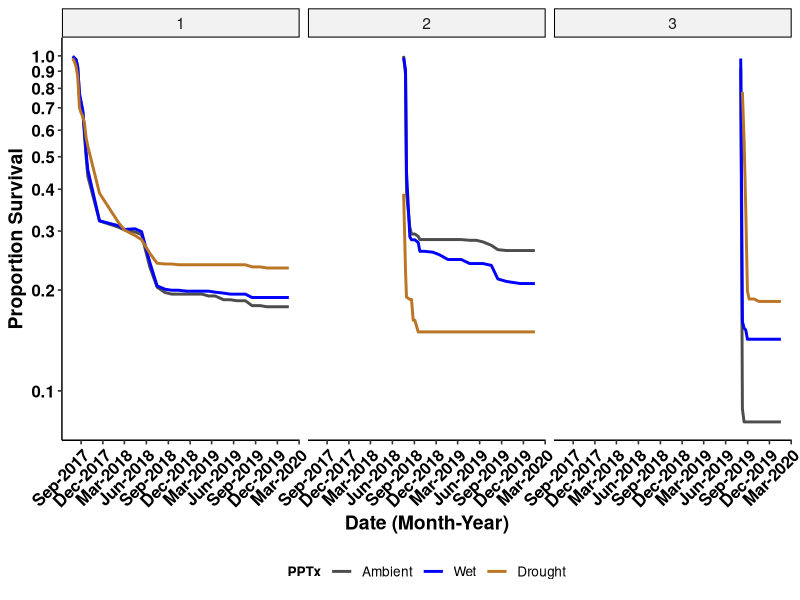
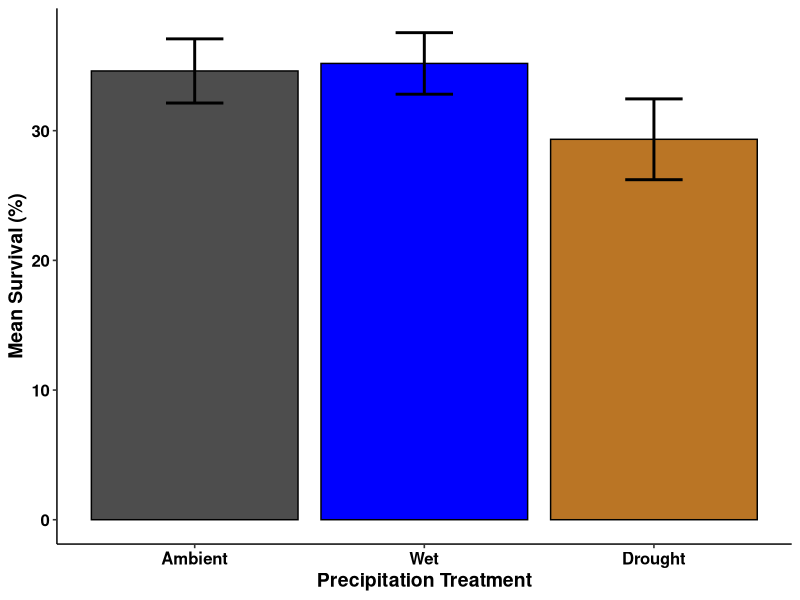
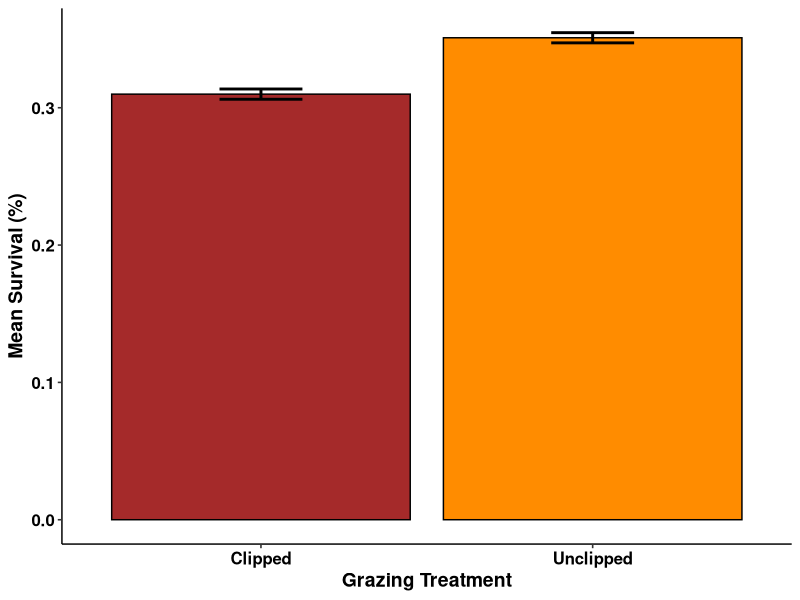
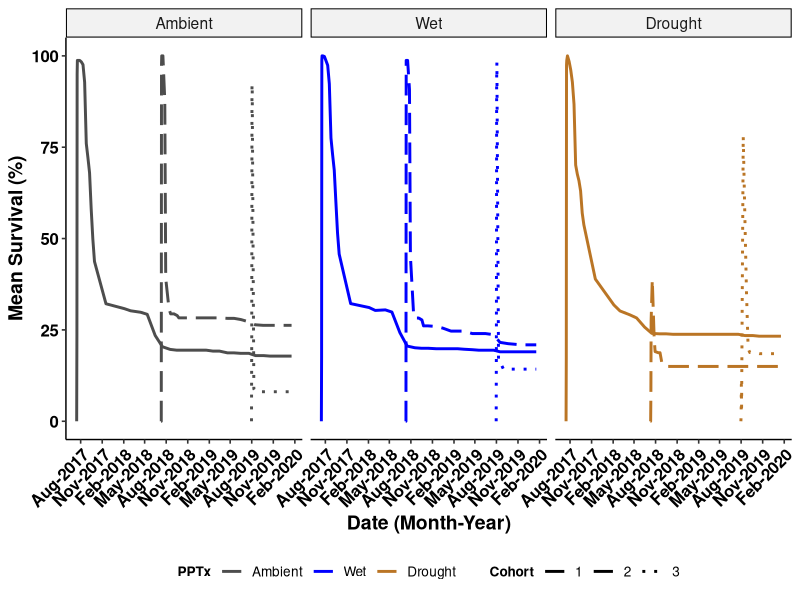
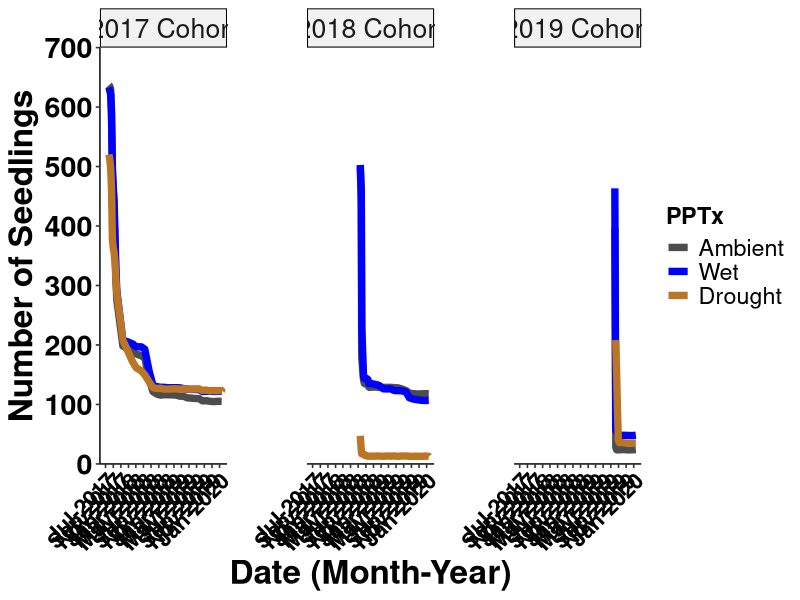
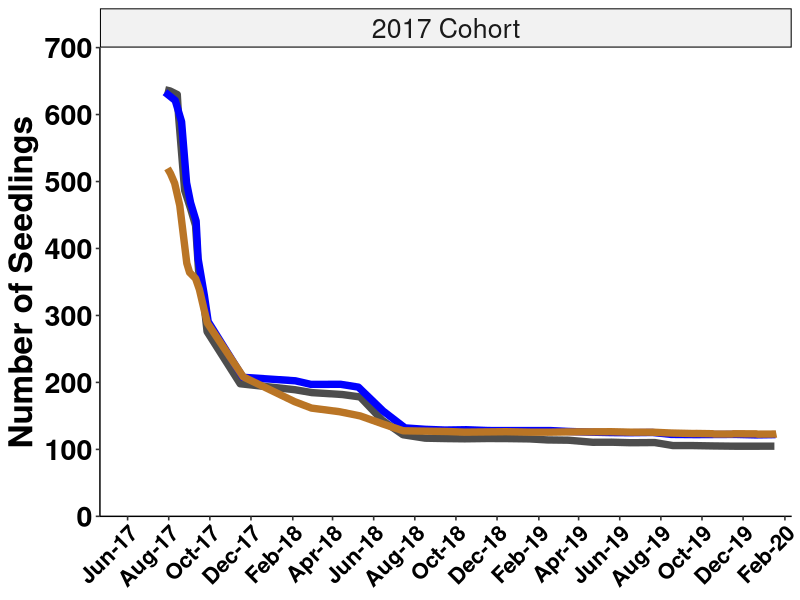
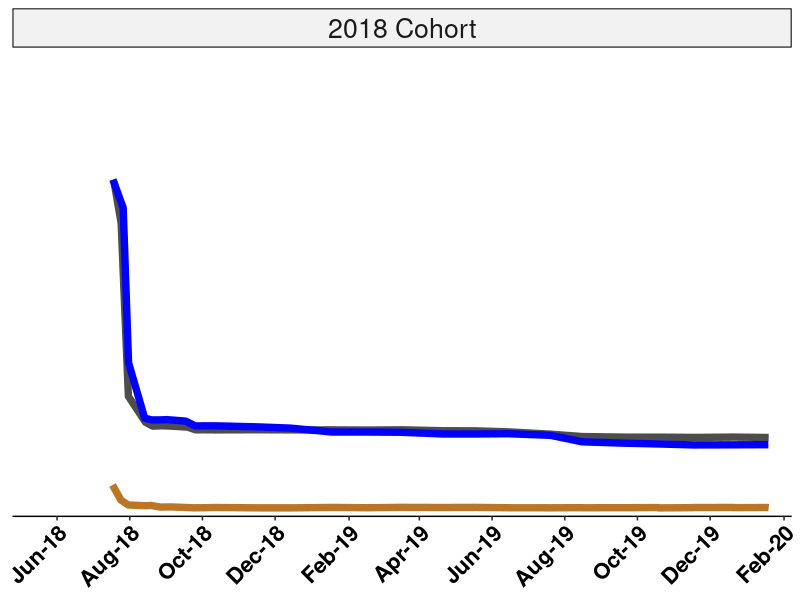
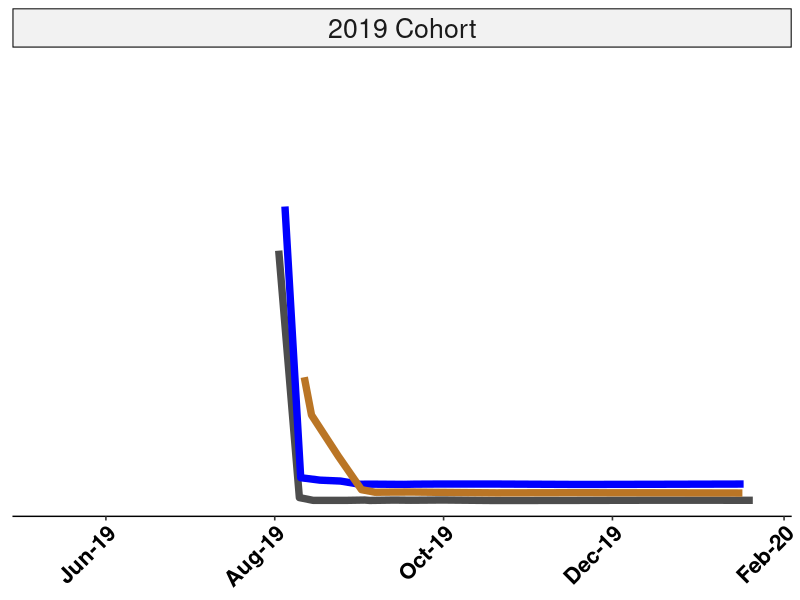

Write the R code that produced these figures, in order. (Note: this script raises an error after producing the figures.)
# USDA Rainout - Santa Rita Experimental Range
# Data visualizations-main
# Austin Rutherford
# email:arutherford@email.arizona.edu
# 2021-03-29

# Load packages
library(tidyverse)
library(forcats)
library(vroom)
library(ggpubr)
library(glmmTMB)
library(dplyr)

### Read in clean seedlings data with model outputs from "srer_rainout_stats_summarize"
seedlings_obs <- vroom("Data/seedlings_obs.csv",
                   col_types = c(.default = "f",
                                 ObsID = "i",
                                 date = "D",
                                 survival = "i",
                                 died = "i",
                                 tot_germination = "i",
                                 herb_lived = "i",
                                 herb_died = "i",
                                 tot_herbivory = "i",
                                 granivory = "i",
                                 res_surv = "d",
                                 sim_surv = "d",
                                 sim_fit_surv = "d",
                                 pred_surv = "d"))
str(seedlings_obs)
glimpse(seedlings_obs)

# create data set for raw survival data
tot_surv <- seedlings_obs %>% 
  mutate(surv_perc = ((survival/tot_germination))) %>% 
  mutate(surv_perc = replace_na(surv_perc, 0)) %>% 
  group_by(precip, cohort, date) %>% 
  summarise(mean_surv = mean(surv_perc),
            count_surv = sum(survival),
            sd_surv = sd(surv_perc),
            counts = n(),
            se_surv = (sd_surv/sqrt(counts))) %>%
  mutate(upper = mean_surv + se_surv,
         lower = mean_surv - se_surv,
         date = as.Date(date))

summary(tot_surv)

# survivorship curve, remove the lead up
surv_small_1 <- tot_surv %>% 
  filter(cohort == 1) %>% 
  filter(date > "2017-07-21")

surv_small_2 <- tot_surv %>% 
  filter(cohort == 2) %>% 
  filter(date >= "2018-07-18")

surv_small_3 <- tot_surv %>% 
  filter(cohort == 3 & precip != "RO") %>% # to start with all max values, need to cut one more date from RO..delayed germ
  filter(date >= "2019-08-03")

surv_small_drought <- tot_surv %>% 
  filter(precip == "RO" & date >= "2019-08-10")

surv_small_all <- rbind(surv_small_1, surv_small_2, surv_small_3, surv_small_drought) %>% 
  mutate(date = as.Date(date))


line_surv_curv <- surv_small_all %>% 
  mutate(precip = recode_factor(precip,
                                "Control" = "Ambient",
                                "IR" = "Wet",
                                "RO" = "Drought")) %>% 
  ggplot(aes(x = date, y = mean_surv, group = precip, color = precip)) + 
  scale_color_manual(values = c("grey30", "blue1", "#ba7525")) +
  scale_x_date(date_labels = "%b-%Y", date_breaks = "3 months") +
  geom_line(aes(), stat = "identity", size = 1) + 
  scale_fill_manual(values = c("grey30","blue1", "red1")) +
  scale_y_log10(breaks = seq(0, 1, 0.10))+
  labs(y = "Proportion Survival",
       x = "Date (Month-Year)",
       color = "PPTx") +
  facet_wrap(~cohort, ncol = 3, nrow = 1) +
  theme_pubr(legend = "bottom", x.text.angle = 45) +
  labs_pubr()

line_surv_curv

# bar fig of survival
bar_surv_fig <- tot_surv %>%
  group_by(precip) %>% 
  summarise(mean_precip_per = (100*mean(mean_surv)),
            mean_se_per = (100*mean(se_surv))) %>%
  mutate(upper = mean_precip_per + mean_se_per,
         lower = mean_precip_per - mean_se_per) %>%
  mutate(precip = recode_factor(precip,
                                      "Control" = "Ambient",
                                      "IR" = "Wet",
                                       "RO" = "Drought", .ordered = TRUE)) %>% 
  ggplot(mapping = aes(x = precip, y = mean_precip_per, fill = precip)) +
  geom_bar(stat="identity", color = "black", position=position_dodge()) +
  geom_errorbar(aes(ymin = lower, ymax = upper), width = 0.25, position = position_dodge(), size = 1) +
  scale_fill_manual(values = c("grey30","blue1","#ba7525")) +
  scale_x_discrete(labels = c("Ambient","Wet", "Drought")) +
  labs(y = "Mean Survival (%)",
       x = "Precipitation Treatment") +
  theme_pubr(legend = "none") +
  labs_pubr()

bar_surv_fig

ggsave(filename = "Figures_Tables/bar_mean_surv.tiff",
       plot = bar_surv_fig,
       dpi = 800,
       width = 22,
       height = 12,
       units = "in",
       compression = "lzw")

# create data set for clip
tot_surv_c <- seedlings_obs %>% 
  mutate(surv_perc = ((survival/tot_germination))) %>% 
  mutate(surv_perc = replace_na(surv_perc, 0)) %>% 
  group_by(clip) %>% 
  summarise(mean_surv = mean(surv_perc),
            count_surv = sum(surv_perc),
            sd_surv = sd(surv_perc),
            counts = n(),
            se_surv = (sd_surv/sqrt(counts))) %>%
  mutate(upper = mean_surv + se_surv,
         lower = mean_surv - se_surv)

bar_cliponly_fig <- tot_surv_c %>%
  ggplot(mapping = aes(x = clip, y = mean_surv, fill = clip)) +
  geom_bar(stat="identity", color = "black", position=position_dodge()) +
  geom_errorbar(aes(ymin = lower, ymax = upper), width = 0.25, position = position_dodge(), size = 1) +
  scale_fill_manual(values = c("brown","darkorange")) +
  scale_x_discrete(labels = c("Clipped","Unclipped")) +
  labs(y = "Mean Survival (%)",
       x = "Grazing Treatment") +
  theme_pubr(legend = "none") +
  labs_pubr()

bar_cliponly_fig

ggsave(filename = "Figures_Tables/bar_cliponly_surv.tiff",
       plot = bar_cliponly_fig,
       dpi = 800,
       width = 22,
       height = 12,
       units = "in",
       compression = "lzw")

# plot survival over time, all dates
line_mean_surv <- tot_surv %>% 
  mutate(precip = recode_factor(precip,
                                "Control" = "Ambient",
                                "IR" = "Wet",
                                "RO" = "Drought", .ordered = TRUE)) %>% 
  ggplot(aes(x = date, y = 100*mean_surv, group = cohort, color = precip)) + 
  scale_color_manual(values = c("grey30", "blue1", "#ba7525")) +
  #scale_y_continuous(breaks = seq(0, 120, 10), expand = c(0.02,0)) +
  scale_x_date(date_labels = "%b-%Y", date_breaks = "3 months") +
  geom_line(aes(linetype = cohort), stat = "identity", size = 1) + 
  scale_linetype_manual(values=c("solid","longdash", "dotted")) +
  scale_fill_manual(values = c("grey30","blue1", "red1")) +
  ylim(0, 100) +
  labs(y = "Mean Survival (%)",
       x = "Date (Month-Year)",
       color = "PPTx",
       linetype = "Cohort") +
  facet_wrap(~precip, ncol = 3, nrow = 1) +
  theme_pubr(legend = "bottom", x.text.angle = 45) +
  labs_pubr()

line_mean_surv

ggsave(filename = "Figures_Tables/seedlings/line_mean_surv.tiff",
       plot = line_mean_surv,
       dpi = 800,
       width = 22,
       height = 12,
       units = "in",
       compression = "lzw")


# remove the lead up survival to start max for each cohort (following Archer suggestions)
surv_small_1 <- tot_surv %>% 
  filter(cohort == 1) %>% 
  filter(date > "2017-07-21")

surv_small_2 <- tot_surv %>% 
  filter(cohort == 2) %>% 
  filter(date >= "2018-07-18")

surv_small_3 <- tot_surv %>% 
  filter(cohort == 3 & precip != "RO") %>% # to start with all max values, need to cut one more date from RO..delayed germ
  filter(date >= "2019-08-03")

surv_small_drought <- tot_surv %>% 
  filter(precip == "RO" & date >= "2019-08-10")

surv_small_all <- rbind(surv_small_1, surv_small_2, surv_small_3, surv_small_drought) %>% 
  mutate(date = as.Date(date))

range <-  c(as.Date("2017-06-15"), as.Date("2020-02-01"))

line_mean_surv_archer <- surv_small_all %>% 
  mutate(precip = recode_factor(precip,
                                "Control" = "Ambient",
                                "IR" = "Wet",
                                "RO" = "Drought", .ordered = TRUE)) %>%
  mutate(cohort = recode_factor(cohort,
                                "1" = "2017 Cohort",
                                "2" = "2018 Cohort",
                                "3" = "2019 Cohort")) %>%
  ggplot(aes(x = date, y = count_surv, group = precip, color = precip)) + 
  scale_color_manual(values = c("grey30", "blue1", "#ba7525")) +
  scale_y_continuous(limits = c(0,700), breaks = seq(0, 700, 100), expand = c(0,0)) +
  scale_x_date(date_labels = "%b-%Y", date_breaks = "2.5 months", expand = c(0.03,0.03), limits = range) +
  geom_line(aes(), stat = "identity", size = 2.5, position = "jitter") + 
  #scale_linetype_manual(values=c("solid","longdash", "dotted")) +
  scale_fill_manual(values = c("grey30","blue1", "red1")) +
  #ylim(0, 700) +
  labs(y = "Number of Seedlings",
       x = "Date (Month-Year)",
       color = "PPTx") +
  facet_wrap(~cohort, ncol = 3, nrow = 1, scales = "free_x") +
  theme_pubr(legend = "right", x.text.angle = 45) +
  theme(panel.spacing.x = unit(4, "lines")) +
  labs_pubr(base_size = 24)+
  theme(axis.text.x=element_text(size=16))

line_mean_surv_archer

ggsave(filename = "Figures_Tables/seedlings/line_mean_surv_archer.tiff",
       plot = line_mean_surv_archer,
       dpi = 800,
       width = 22,
       height = 12,
       units = "in",
       compression = "lzw")

# create a separate plot for each cohort, then combine to set date ranges/scales
# for each cohort 

surv_1 <- surv_small_all %>% filter(cohort == "1")

surv_2 <- surv_small_all %>% filter(cohort == "2")

surv_3 <- surv_small_all %>% filter(cohort == "3")

range1 <-  c(as.Date("2017-05-01"), as.Date("2020-02-01"))

line_mean_surv_archer_1 <- surv_1 %>% 
  mutate(precip = recode_factor(precip,
                                "Control" = "Ambient",
                                "IR" = "Wet",
                                "RO" = "Drought", .ordered = TRUE)) %>%
  mutate(cohort = recode_factor(cohort,
                                "1" = "2017 Cohort")) %>%
  ggplot(aes(x = date, y = count_surv, group = precip, color = precip)) + 
  scale_color_manual(values = c("grey30", "blue1", "#ba7525")) +
  scale_y_continuous(limits = c(0,700), breaks = seq(0, 700, 100), expand = c(0,0)) +
  scale_x_date(date_labels = "%b-%y", date_breaks = "2.75 months", expand = c(0.01, 0), limits = range1) +
  geom_line(aes(), stat = "identity", size = 2.5, position = "jitter") + 
  scale_fill_manual(values = c("grey30","blue1", "red1")) +
  labs(y = "Number of Seedlings",
       x = NULL,
       color = "PPTx") +
  facet_wrap(~cohort) +
  theme_pubr(legend = "none", x.text.angle = 45) +
  #theme(plot.margin =  unit(c(0,1,0,0),"inches")) +
  labs_pubr(base_size = 24)+
  theme(axis.text.x=element_text(size=16))

line_mean_surv_archer_1

range2 <-  c(as.Date("2018-05-01"), as.Date("2020-02-01"))

line_mean_surv_archer_2 <- surv_2 %>% 
  mutate(precip = recode_factor(precip,
                                "Control" = "Ambient",
                                "IR" = "Wet",
                                "RO" = "Drought", .ordered = TRUE)) %>%
  mutate(cohort = recode_factor(cohort,
                                "2" = "2018 Cohort")) %>%
  ggplot(aes(x = date, y = count_surv, group = precip, color = precip)) + 
  scale_color_manual(values = c("grey30", "blue1", "#ba7525")) +
  scale_y_continuous(limits = c(0,700), breaks = seq(0, 700, 100), expand = c(0,0)) +
  scale_x_date(date_labels = "%b-%y", date_breaks = "2.75 months", expand = c(0.01,0), limits = range2) +
  geom_line(aes(), stat = "identity", size = 2.5, position = "jitter") + 
  scale_fill_manual(values = c("grey30","blue1", "red1")) +
  labs(y = NULL,
       x = NULL,
       color = "PPTx") +
  facet_wrap(~cohort) +
  theme_pubr(legend = "none", x.text.angle = 45) +
  #theme(plot.margin =  unit(c(0,1,0,0),"inches")) +
  labs_pubr(base_size = 24)+
  theme(axis.text.x=element_text(size=16),
        axis.text.y = element_blank(),
        axis.ticks.y = element_blank(),
        axis.line.y = element_blank())

line_mean_surv_archer_2

range3 <-  c(as.Date("2019-05-01"), as.Date("2020-02-01"))

line_mean_surv_archer_3 <- surv_3 %>% 
  mutate(precip = recode_factor(precip,
                                "Control" = "Ambient",
                                "IR" = "Wet",
                                "RO" = "Drought", .ordered = TRUE)) %>%
  mutate(cohort = recode_factor(cohort,
                                "3" = "2019 Cohort")) %>%
  ggplot(aes(x = date, y = count_surv, group = precip, color = precip)) + 
  scale_color_manual(values = c("grey30", "blue1", "#ba7525")) +
  scale_y_continuous(limits = c(0,700), breaks = seq(0, 700, 100), expand = c(0,0)) +
  scale_x_date(date_labels = "%b-%y", date_breaks = "2.75 months", expand = c(0.01,0), limits = range3) +
  geom_line(aes(), stat = "identity", size = 2.5, position = "jitter") + 
  scale_fill_manual(values = c("grey30","blue1", "red1")) +
  labs(y = NULL,
       x = NULL,
       color = "PPTx") +
  facet_wrap(~cohort) +
  theme_pubr(legend = "none", x.text.angle = 45) +
  #theme(plot.margin =  unit(c(0,1,0,0),"inches")) +
  labs_pubr(base_size = 24)+
  theme(axis.text.x=element_text(size=16),
        axis.text.y = element_blank(),
        axis.ticks.y = element_blank(),
        axis.line.y = element_blank())

line_mean_surv_archer_3

# combine the three figs into one
tot_surv_fig <- gridExtra::grid.arrange(line_mean_surv_archer_1, 
                             line_mean_surv_archer_2,
                             line_mean_surv_archer_3,
                             ncol = 3)

tot_surv_fig

ggsave(filename = "Figures_Tables/seedlings/line_mean_surv_tot.tiff",
       plot = tot_surv_fig,
       dpi = 800,
       width = 22,
       height = 12,
       units = "in",
       compression = "lzw")

surv_small_all %>% 
  group_by(precip, cohort) %>% 
  summarise(max = max(count_surv),
            min = min(count_surv))


# calculate summary info
# remove 2 weeks following sowing
surv_leadup_1 <- seedlings_obs %>% 
  filter(cohort == 1) %>% 
  mutate(date = as.Date(date)) %>% 
  filter(date > "2017-07-21")

surv_leadup_2 <- seedlings_obs %>% 
  filter(cohort == 2) %>% 
  mutate(date = as.Date(date)) %>% 
  filter(date >= "2018-07-18")

surv_leadup_3 <- seedlings_obs%>% 
  filter(cohort == 3 & precip != "RO") %>% # to start with all max values, need to cut one more date from RO..delayed germ
  mutate(date = as.Date(date)) %>% 
  filter(date >= "2019-08-03")

surv_leadup_drought <- seedlings_obs %>% 
  mutate(date = as.Date(date)) %>% 
  filter(precip == "RO" & date >= "2019-08-10")

surv_leadup_all <- rbind(surv_leadup_1, surv_leadup_2, surv_leadup_3, surv_leadup_drought) %>% 
  mutate(date = as.Date(date))


tot_surv_summary <- surv_leadup_all %>% 
  mutate(surv_perc = ((survival/tot_germination))) %>% 
  mutate(surv_perc = replace_na(surv_perc, 0)) %>% 
  group_by(precip, cohort, date) %>% 
  summarise(mean_surv = 100*mean(surv_perc),
            sd_surv = 100*sd(surv_perc),
            counts = n(),
            se_surv = (sd_surv/sqrt(counts))) %>%
  mutate(upper = mean_surv + se_surv,
         lower = mean_surv - se_surv)

tot_surv_summary_full <- surv_leadup_all %>% 
  mutate(surv_perc = ((survival/tot_germination))) %>% 
  mutate(surv_perc = replace_na(surv_perc, 0)) %>% 
  group_by(precip, excl, clip) %>% 
  summarise(mean_surv = 100*mean(surv_perc),
            sd_surv = 100*sd(surv_perc),
            counts = n(),
            se_surv = (sd_surv/sqrt(counts))) %>%
  mutate(upper = mean_surv + se_surv,
         lower = mean_surv - se_surv)

tot_surv_summary_pcohort <- surv_leadup_all %>% 
  mutate(surv_perc = ((survival/tot_germination))) %>% 
  mutate(surv_perc = replace_na(surv_perc, 0)) %>% 
  group_by(precip, cohort) %>% 
  summarise(mean_surv = 100*mean(surv_perc),
            sd_surv = 100*sd(surv_perc),
            counts = n(),
            se_surv = (sd_surv/sqrt(counts))) %>%
  mutate(upper = mean_surv + se_surv,
         lower = mean_surv - se_surv)

# create data set for precip and excl and clip
tot_surv_pce <- surv_leadup_all %>% 
  mutate(surv_perc = ((survival/tot_germination))) %>% 
  mutate(surv_perc = replace_na(surv_perc, 0)) %>% 
  group_by(precip, excl, clip) %>% 
  summarise(mean_surv = 100*mean(surv_perc),
            sd_surv = 100*sd(surv_perc),
            counts = n(),
            se_surv = (sd_surv/sqrt(counts))) %>%
  mutate(upper = mean_surv + se_surv,
         lower = mean_surv - se_surv)

bar_pce_fig <- tot_surv_pce %>%
  mutate(precip = recode_factor(precip,
                                "Control" = "Ambient",
                                "IR" = "Wet",
                                "RO" = "Drought", .ordered = TRUE)) %>% 
  mutate(excl = recode_factor(excl, 
                              "Control" = "None",
                              "Ants" = "Ants Excl",
                              "Rodents" = "Rodents Excl",
                              "Total" = "Total Excl")) %>% 
  ggplot(mapping = aes(x = precip, y = mean_surv, fill = precip)) +
  geom_bar(stat="identity", color = "black", position=position_dodge()) +
  geom_errorbar(aes(ymin = lower, ymax = upper), width = 0.25, position = position_dodge(), size = 1) +
  scale_fill_manual(values = c("grey30", "blue1", "#ba7525")) +
  scale_x_discrete(labels = c("Ambient", "Wet", "Drought")) +
  ylim(0, 60) +
  labs(y = "Seedling Survival (%)",
       x = "Precipitation Treatment") +
  theme_pubr(legend = "none") +
  facet_grid(cols = vars(clip), rows = vars(excl)) +
  labs_pubr(base_size = 24) +
  theme(legend.position="none", 
        panel.border = element_blank(), 
        panel.spacing.x = unit(1,"line"))

bar_pce_fig

ggsave(filename = "Figures_Tables/bar_alltx_surv.tiff",
       plot = bar_pce_fig,
       dpi = 800,
       width = 22,
       height = 12,
       units = "in",
       compression = "lzw")

# create data set for precip and excl, by cohort
tot_surv_pe <- seedlings_obs %>%
  mutate(surv_perc = ((survival/tot_germination))) %>% 
  mutate(surv_perc = replace_na(surv_perc, 0)) %>% 
  group_by(precip, excl, cohort) %>% 
  summarise(mean_surv = 100*mean(surv_perc),
            sd_surv = 100*sd(surv_perc),
            counts = n(),
            se_surv = (sd_surv/sqrt(counts))) %>%
  mutate(upper = mean_surv + se_surv,
         lower = mean_surv - se_surv)

bar_excl_fig <- tot_surv_pe %>%
  mutate(precip = recode_factor(precip,
                                "Control" = "Ambient",
                                "IR" = "Wet",
                                "RO" = "Drought", .ordered = TRUE)) %>% 
  ggplot(mapping = aes(x = precip, y = mean_surv, fill = precip)) +
  geom_bar(stat="identity", color = "black", position=position_dodge()) +
  geom_errorbar(aes(ymin = lower, ymax = upper), width = 0.25, position = position_dodge(), size = 1) +
  #scale_fill_manual(values = c("brown","darkorange")) +
  #scale_x_discrete(labels = c("Clipped","Unclipped")) +
  #ylim(0, 50) +
  labs(y = "Seedling Survival (%)",
       x = "") +
  theme_pubr(legend = "none") +
  facet_grid(rows = vars(cohort), cols = vars(excl), scales = "free") +
  labs_pubr(base_size = 24)

bar_excl_fig

ggsave(filename = "Figures_Tables/bar_clip_surv.tiff",
       plot = bar_clip_fig,
       dpi = 800,
       width = 22,
       height = 12,
       units = "in",
       compression = "lzw")


# create data set for precip and excl and clip
tot_surv_pyc <- seedlings_obs_year %>% 
  group_by(precip,clip, year) %>% 
  summarise(mean_surv = 100*mean(surv_perc),
            sd_surv = 100*sd(surv_perc),
            counts = n(),
            se_surv = (sd_surv/sqrt(counts))) %>%
  mutate(upper = mean_surv + se_surv,
         lower = mean_surv - se_surv)

bar_pyc_fig <- tot_surv_pyc %>%
  mutate(precip = recode_factor(precip,
                                "Control" = "Ambient",
                                "IR" = "Wet",
                                "RO" = "Drought", .ordered = TRUE)) %>% 
  # mutate(excl = recode_factor(excl, 
  #                             "Control" = "None",
  #                             "Ants" = "Ants Excl",
  #                             "Rodents" = "Rodents Excl",
  #                             "Total" = "Total Excl")) %>% 
  ggplot(mapping = aes(x = precip, y = mean_surv, fill = precip)) +
  geom_bar(stat="identity", color = "black", position=position_dodge()) +
  geom_errorbar(aes(ymin = lower, ymax = upper), width = 0.25, position = position_dodge(), size = 1) +
  scale_fill_manual(values = c("grey30", "blue1", "#ba7525")) +
  scale_x_discrete(labels = c("Ambient", "Wet", "Drought")) +
  ylim(0, 50) +
  labs(y = "Seedling Survival (%)",
       x = "Precipitation Treatment") +
  theme_pubr(legend = "none") +
  facet_grid(cols = vars(clip), rows = vars(year)) +
  labs_pubr(base_size = 24) +
  theme(legend.position="none", 
        panel.border = element_blank(), 
        panel.spacing.x = unit(1,"line"),
        axis.title.x = element_text(vjust = 0),
        axis.title.y = element_text(vjust = 2))

bar_pyc_fig

ggsave(filename = "Figures_Tables/bar_pyc_surv.tiff",
       plot = bar_pyc_fig,
       dpi = 800,
       width = 22,
       height = 12,
       units = "in",
       compression = "lzw")
